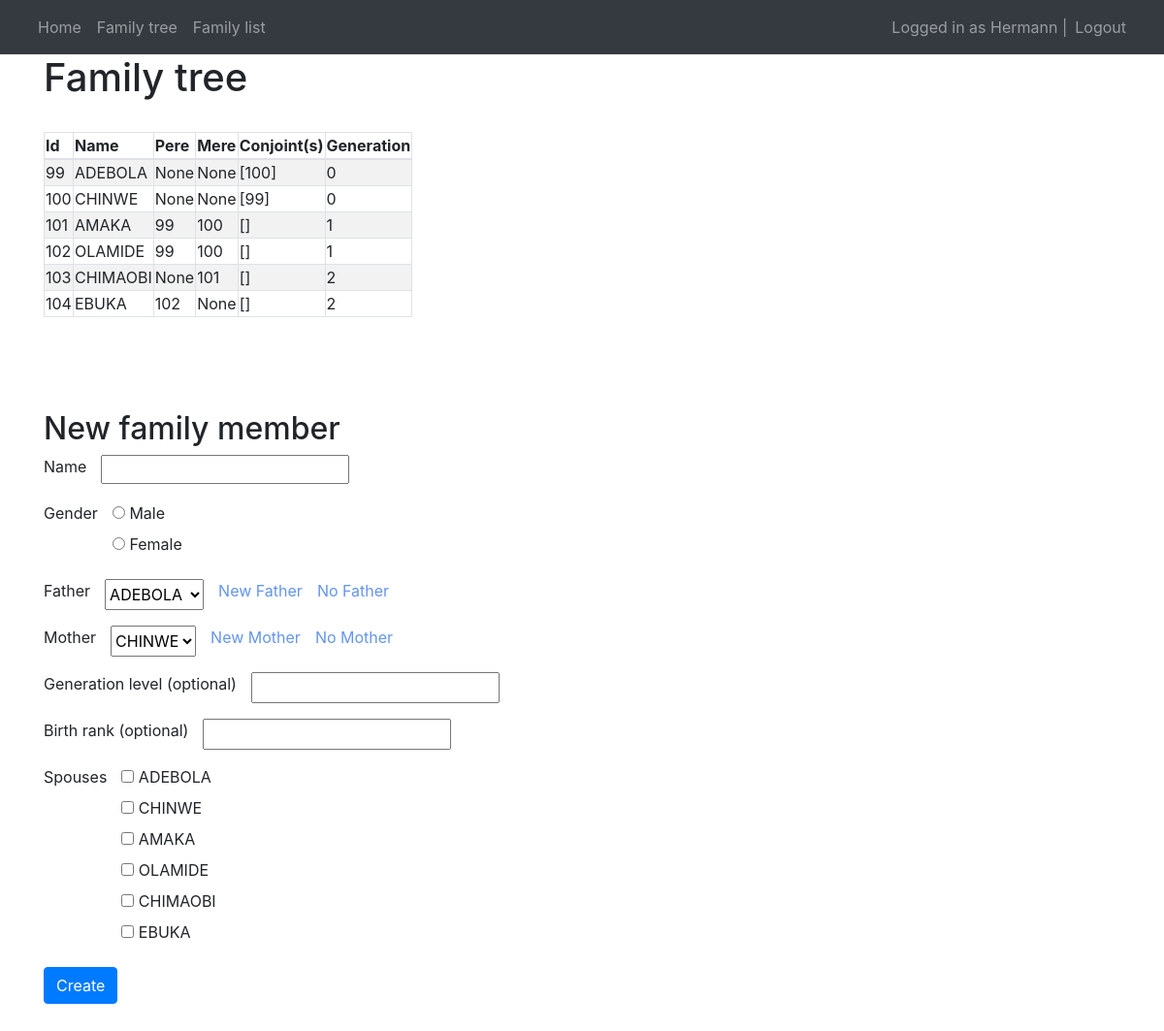
Page /home (signed in) on the committed database.
### main/models.py (models this page shows, shortened)
class Individu(models.Model):
    name = models.CharField(max_length=255)
    gender = models.CharField(max_length=5)
    generation = models.IntegerField(null=True, blank=True)
    parent_male_id= models.IntegerField(null=True, blank=True)
    parent_female_id = models.IntegerField(null=True, blank=True)
    birth_rank = models.IntegerField(null=True, blank=True)
    spouses = models.ManyToManyField("self", blank=True)
    dead = models.BooleanField(default=False)
    youngdead = models.BooleanField(default=False)
    birth_date = models.DateField(null=True, blank=True)
    birth_place = models.CharField(max_length=255, null=True, blank=True)
    email = models.CharField(max_length=255, null=True, blank=True)
    telephone = models.CharField(max_length=255, null=True, blank=True)
    profession = models.CharField(max_length=255, null=True, blank=True)
    country = models.CharField(max_length=255, null=True, blank=True)
    city = models.CharField(max_length=255, null=True, blank=True)
    linkedin = models.CharField(max_length=255, null=True, blank=True)
    twitter = models.CharField(max_length=255, null=True, blank=True)
    facebook = models.CharField(max_length=255, null=True, blank=True)
    instagram = models.CharField(max_length=255, null=True, blank=True)
    aboutme = models.TextField(null=True, blank=True)
    isIncomingSpouse = models.BooleanField(default=False)
    sFatherName = models.CharField(max_length=255, null=True, blank=True)
    sFatherDead = models.BooleanField(default=False)
    sMotherName = models.CharField(max_length=255, null=True, blank=True)
    sMotherDead = models.BooleanField(default=False)
    photoName = models.CharField(max_length=255, null=True, blank=True)
    photoPath = models.ImageField (upload_to="photos/" ,null=True, blank=True)
    @property
    def spouseslist(self):
        return list(self.spouses.all())

### main/views.py (the view, shortened to what this page needs)
# urls.py: path('home', views.Family, name="home"),
def Family(request):
    PARENT_MALES = []
    for pm in Individu.objects.filter(gender='m'):
        PARENT_MALES.append((pm.id, pm.name))
    PARENT_FEMALES = []
    for pm in Individu.objects.filter(gender='f'):
        PARENT_FEMALES.append((pm.id, pm.name))
    SPOUSES = []
    for pm in Individu.objects.all():
        SPOUSES.append((pm.id, pm.name))
    if request.method == 'POST':
        form = FamilyMemberForm(PARENT_MALES, PARENT_FEMALES, SPOUSES, request.POST)
        name = request.POST['name']
        genderValue = request.POST['genderValue']
        fatherId = request.POST['fatherId']
        newFatherCheck = request.POST['newFatherCheck']
        newFatherName = request.POST['newFatherName']
        noFatherCheck = request.POST['noFatherCheck']
        motherId = request.POST['motherId']
        newMotherCheck = request.POST['newMotherCheck']
        newMotherName = request.POST['newMotherName']
        noMotherCheck = request.POST['noMotherCheck']
        generationLevel = request.POST['generationLevel']
        birthRank = request.POST['birthRank']
        spouseValues = request.POST['spouseValues']
        if noFatherCheck == 'true':
            fatherId = None
        elif newFatherCheck == 'true':
            indiv = Individu(
                name = newFatherName,
                gender = 'm'
            )
            indiv.save()
            fatherId = indiv.id
        if noMotherCheck == 'true':
            motherId = None
        elif newMotherCheck == 'true':
            indiv = Individu(
                name = newMotherName,
                gender = 'f'
            )
            indiv.save()
            motherId = indiv.id
        fm = Individu(
            name = name,
            gender = genderValue,
            generation = None if generationLevel == '' else generationLevel,
            parent_male_id = fatherId,
            parent_female_id = motherId,
            birth_rank = None if birthRank == '' else birthRank
        )
        fm.save()
        fm.spouses.set(spouseValues)
        fm.save()
        return JsonResponse({"message": "Success"}, status = 200)
    else:
        form = FamilyMemberForm(PARENT_MALES, PARENT_FEMALES, SPOUSES)
        FAMILY = []
        FAMILY_GENERATIONS = []
        GENERATION_0 = []
        for indiv in Individu.objects.all():
            indiv_spouses = []
            for pm in indiv.spouseslist:
                indiv_spouses.append(pm.id)
            indivItem = {
                "id": indiv.id,
                "name": indiv.name,
                "gender": indiv.gender,
                "father": indiv.parent_male_id,
                "mother": indiv.parent_female_id,
                "spouses": indiv_spouses,
                "generation": None
            }
            if not indiv.parent_male_id and not indiv.parent_female_id:
                sp_flag = False
                if len(indiv_spouses)  > 0 :
                    for isp in indiv_spouses:
                        isp_obj = Individu.objects.get(id=isp)
                        if isp_obj.parent_male_id or isp_obj.parent_female_id:
                            sp_flag = True
                if not sp_flag:
                    indivItem["generation"] = 0
                    GENERATION_0.append(indiv.id)
            FAMILY.append(indivItem)
        FAMILY_GENERATIONS.append(GENERATION_0)
        unsolved_generations = False
        for idf in FAMILY:
            if idf["generation"] == None:
                unsolved_generations = True
                break
        fgi = 0
        while unsolved_generations:
            NEW_GEN = []
            for indfam in FAMILY:
                for ig0 in FAMILY_GENERATIONS[fgi]:
                    currentIndiv = None
                    for ig0item in FAMILY:
                        if ig0item["id"] == ig0:
                            currentIndiv = ig0item
                            break
                    if indfam["father"] == ig0 or indfam["mother"] == ig0:
                        indfam["generation"] = currentIndiv["generation"]+1
                        NEW_GEN.append(indfam["id"])
            NEW_GEN = list(dict.fromkeys(NEW_GEN))
            FAMILY_GENERATIONS.append(NEW_GEN)
            unsolved_generations = False
            for idf in FAMILY:
                if idf["generation"] == None:
                    unsolved_generations = True
                    fgi += 1
                    break
        nb_gen = len(FAMILY_GENERATIONS)
        largest_gen = {"rank":0, "size":0}
        for index, fg in enumerate(FAMILY_GENERATIONS):
            if len(fg) >= largest_gen["size"]:
                largest_gen["rank"]= index
                largest_gen["size"]= len(fg)
        print(largest_gen)
        print(nb_gen)
        context = {"form":form, "family": FAMILY, "len_family":len(FAMILY)}
        return render(request, 'main/home.html', context)

### main/templates/main/home.html (shortened to what this page needs)
{% extends 'main/base.html' %}
{% load static %}
{% block css_styles %}
<link rel="stylesheet" href="{% static '/css/family_tree/style.css' %}">
{% endblock %}
{% block content %}
<h1>Family tree</h1>
<br>
<table class="table-striped table-bordered">
    <thead>
        <th>Id</th>
        <th>Name</th>
        <th>Pere </th>
        <th>Mere</th>
        <th>Conjoint(s)</th>
        <th>Generation</th>
    </thead>
    {% if len_family > 0 %}
    <tbody>
        {% for item in family %}
        <tr>
            <td>{{item.id}}</td>
            <td>{{item.name}}</td>
            <td>{{item.father}}</td>
            <td>{{item.mother}}</td>
            <td>{{item.spouses}}</td>
            <td>{{item.generation}}</td>
        </tr>
        {% endfor %}
    </tbody>
    {% else %}
    <span>No income</span>
    {% endif %}
</table>
<br>
<br>
<br>
<br>
<form class="mb-5" action="" method="POST">
    <h2 class="signin_sentence">New family member</h2>
    <div class="form-group">
        <label for="">Name</label>
        <div class="input_container">
            {{form.name}}
        </div>
    </div>
    <div class="form-group">
        <label for="">Gender</label>
        {{form.gender}}
    </div>
    <div class="form-group">
        <label for="">Father</label>
        {{form.parent_male}}
        <label class="new_income_category" for="new_parent_male_check">
            <span id="new_parent_male_span">New Father</span>
        </label>
        <label class="new_income_category" for="no_parent_male_check">
            <span id="no_parent_male_span">No Father</span>
        </label>
    </div>
    <div class="form-group">
        <label for="">Mother</label>
        {{form.parent_female}}
        <label class="new_income_category" for="new_parent_female_check">
            <span id="new_parent_female_span">New Mother</span>
        </label>
        <label class="new_income_category" for="no_parent_female_check">
            <span id="no_parent_female_span">No Mother</span>
        </label>
    </div>
    <div class="form-group">
        <label for="">Generation level (optional)</label>
        {{form.generation_level}}
    </div>
    <div class="form-group">
        <label for="">Birth rank (optional)</label>
        {{form.birth_rank}}
    </div>
    <div class="form-group">
        <label for="">Spouses</label>
        {{form.spouse}}
    </div>
    <button class="btn btn-primary" type="submit" id="create_income_btn">Create</button>
</form>
{% endblock %}

### main/templates/main/base.html (shortened to what this page needs)
<!DOCTYPE html>
<html lang="en">
<head>
    <link href="https://cdn.jsdelivr.net/npm/bootstrap@5.0.2/dist/css/bootstrap.min.css" rel="stylesheet">
    {% load static %}
    <link rel="stylesheet" href="{% static 'css/bootstrap.min.css' %}">
    {% block css_styles %}{% endblock %}
</head>
<body>
    <nav class="navbar navbar-expand-lg navbar-dark bg-dark">
        <div class="container-fluid">
            <div>
                <ul class="navbar-nav">
                    <li class="nav-item">
                        <a href="/home" class="nav-link">Home</a>
                    </li>
                    <li class="nav-item">
                        <a href="/family_tree" class="nav-link">Family tree</a>
                    </li>
                    <li class="nav-item">
                        <a href="/family_list" class="nav-link">Family list</a>
                    </li>
                </ul>
            </div>
            <div>
                <ul class="navbar-nav">
                    {% if user.is_authenticated %}
                    <span class="navbar-text">Logged in as {{user.username}}  | </span>
                    <li class="nav-item">
                        <a href="/logout" class="nav-link">Logout</a>
                    </li>
                    {% else %}
                    <li class="nav-item">
                        <a href="/login" class="nav-link">Login</a>
                    </li>
                    {% endif %}
                </ul>
            </div>
        </div>
    </nav>
    <div class="container">
        {% block content %}
        {% endblock %}
    </div>
</body>
</html>

### assets/css/family_tree/style.css (style rules this page uses)
.form-group, .input_container { position: relative; width: fit-content !important; }
.form-group { display: flex; gap: 15px; }
.new_income_category span { color: cornflowerblue; }

### rows in the picture
Individu: name "ADEBOLA"
Individu: name "CHINWE"
Individu: name "AMAKA"
Individu: name "OLAMIDE"
Individu: name "CHIMAOBI"
Individu: name "EBUKA"

### other values in the picture
{{ user.username }} "Hermann"
{{ item.id }} "99" "100" "101" "102" "103" "104"
{{ item.father }} "None" "None" "99" "99" "None" "102"
{{ item.mother }} "None" "None" "100" "100" "101" "None"
{{ item.spouses }} "[100]" "[99]" "[]" "[]" "[]" "[]"
{{ item.generation }} "0" "0" "1" "1" "2" "2"
